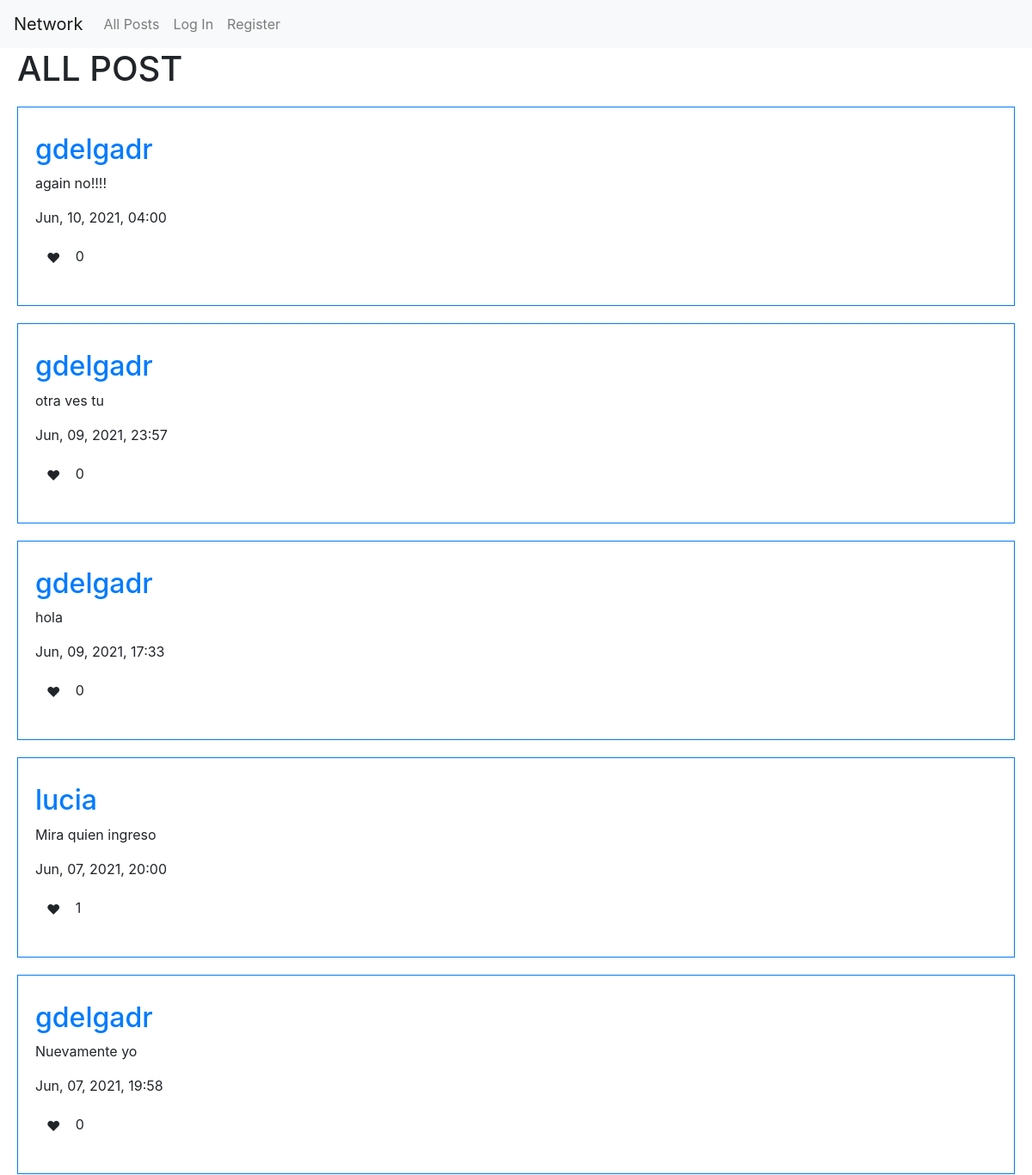
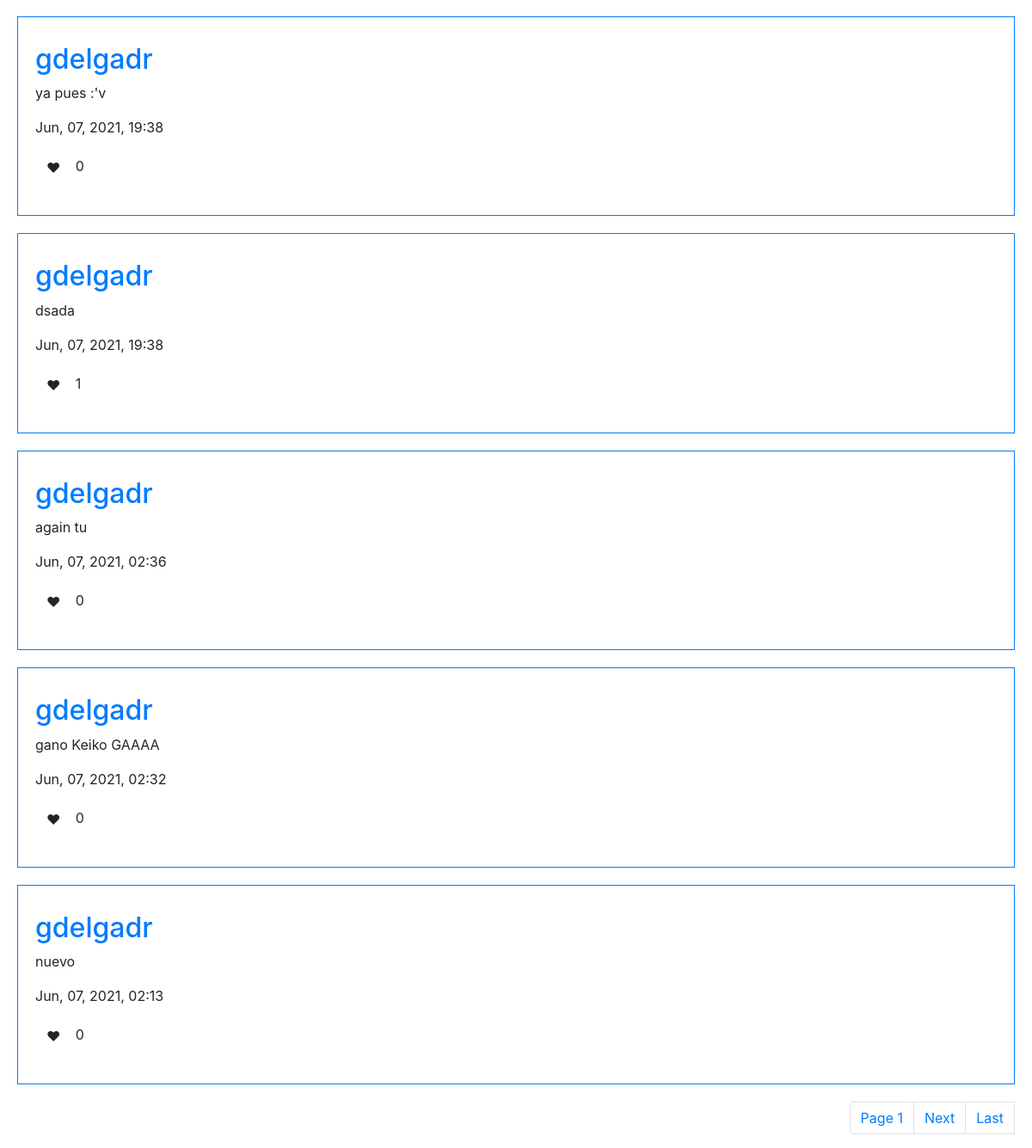
Before: / with the older database file (2 pictures, top to bottom).
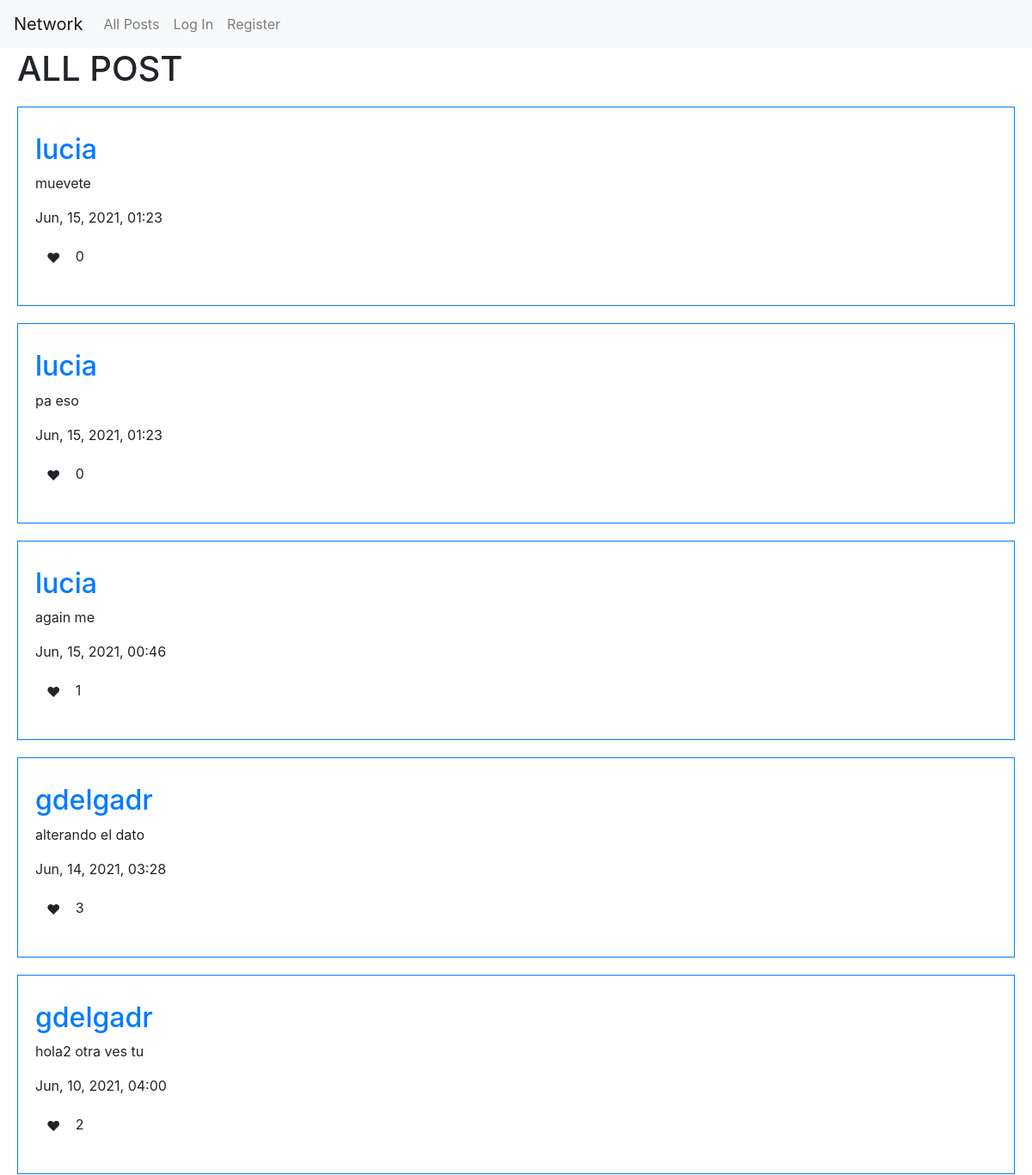
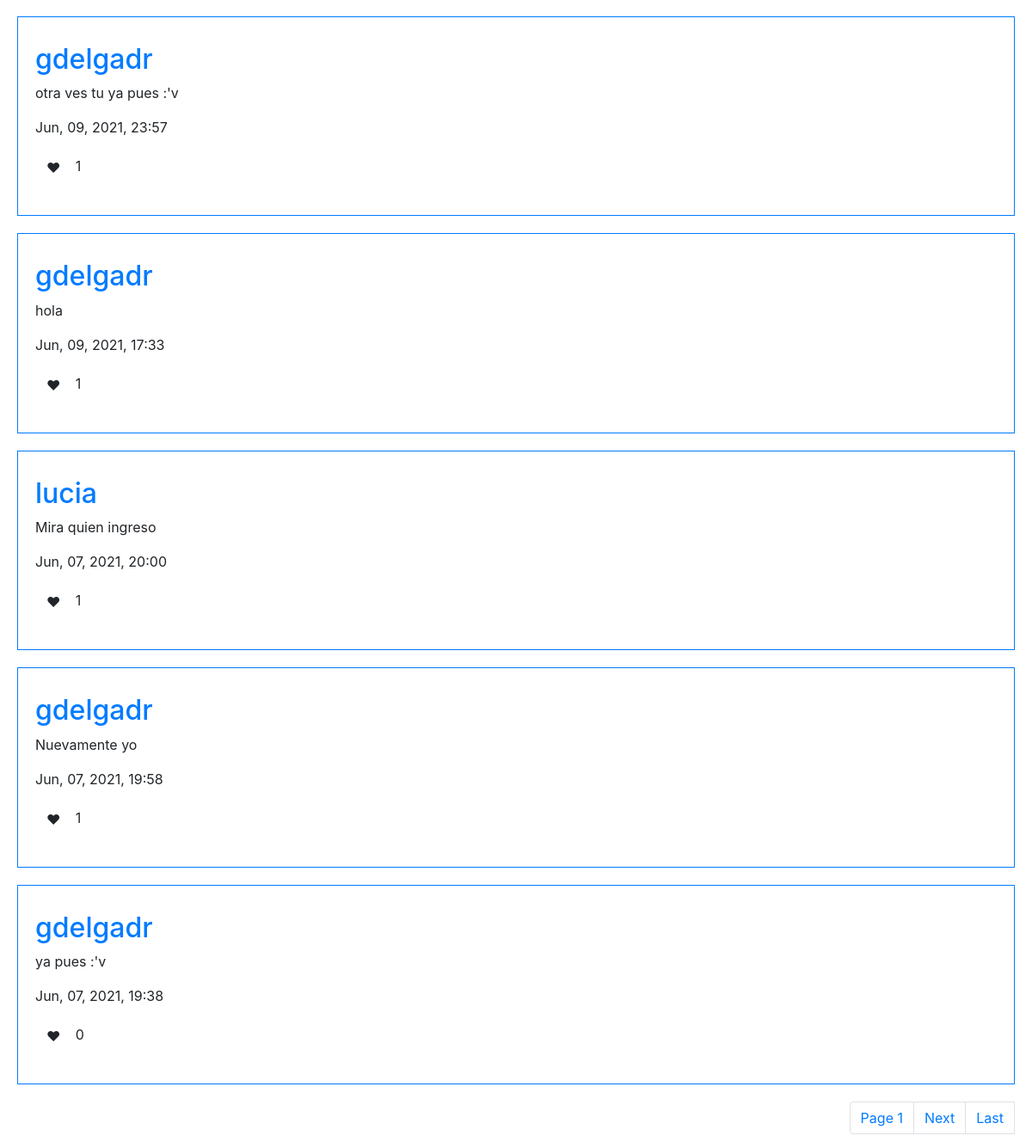
After: the same page with the newer database file (2 pictures, top to bottom).
### network/models.py (models this page shows, shortened)
class Post(models.Model):
    content = models.CharField(max_length=255)
    user = models.ForeignKey('User', on_delete=models.CASCADE, related_name='author')
    date = models.DateTimeField(auto_now_add=True)
    liked = models.ManyToManyField('User', default=None, blank=True, related_name='post_likes')
    @property
    def num_likes(self):
        return self.liked.all().count()

class User(AbstractUser):
    pass

### network/views.py (the view)
# urls.py: path("", views.index, name="index"),
def index(request):
    posts = Post.objects.all().order_by('-date').all()
    paginator = Paginator(posts, 10)
    page_number = request.GET.get('page')
    page_obj = paginator.get_page(page_number)
    return render(request, "network/index.html", {
        'page_obj': page_obj
    })

### network/templates/network/index.html (shortened to what this page needs)
{% extends "network/layout.html" %}
{% block body %}
    <h1>ALL POST</h1>
    {% for post in page_obj %}
        <div id="posts" data-page="{{ post.id }}" class="border border-primary">
            <h2><a href="{% url 'profile' username=post.user %}">{{ post.user.username }}</a></h2>
            <p class="post-content">{{ post.content }}</p>
            <p>{{ post.date | date:'M, d, Y, H:i' }}</p>
            <p>
                <button id="like_post" title="Love it" class="btn btn-counter" data-count="0">&#x2764;</button>
                <span>{{ post.num_likes }}</span>
            </p>
        </div>
    {% empty %}
        <p>No posts to show</p>
    {% endfor %}
{% endblock %}

Changed rows visible on the page:
no longer on this page (row unchanged): Post: user.username "gdelgadr", content "dsada", date "Jun, 07, 2021, 19:38", num_likes "1"
no longer on this page (row unchanged): Post: user.username "gdelgadr", content "again tu", date "Jun, 07, 2021, 02:36", num_likes "0"
no longer on this page (row unchanged): Post: user.username "gdelgadr", content "gano Keiko GAAAA", date "Jun, 07, 2021, 02:32", num_likes "0"
no longer on this page (row unchanged): Post: user.username "gdelgadr", content "nuevo", date "Jun, 07, 2021, 02:13", num_likes "0"
added Post: user.username "lucia", content "muevete", date "Jun, 15, 2021, 01:23", num_likes "0"
added Post: user.username "lucia", content "pa eso", date "Jun, 15, 2021, 01:23", num_likes "0"
added Post: user.username "lucia", content "again me", date "Jun, 15, 2021, 00:46", num_likes "1"
added Post: user.username "gdelgadr", content "alterando el dato", date "Jun, 14, 2021, 03:28", num_likes "3"
changed Post: content "again no!!!!" → "hola2 otra ves tu"; num_likes "0" → "2"
changed Post: content "otra ves tu" → "otra ves tu ya pues :'v"; num_likes "0" → "1"
computed for Post "hola": num_likes "0" → "1"
computed for Post "Nuevamente yo": num_likes "0" → "1"
